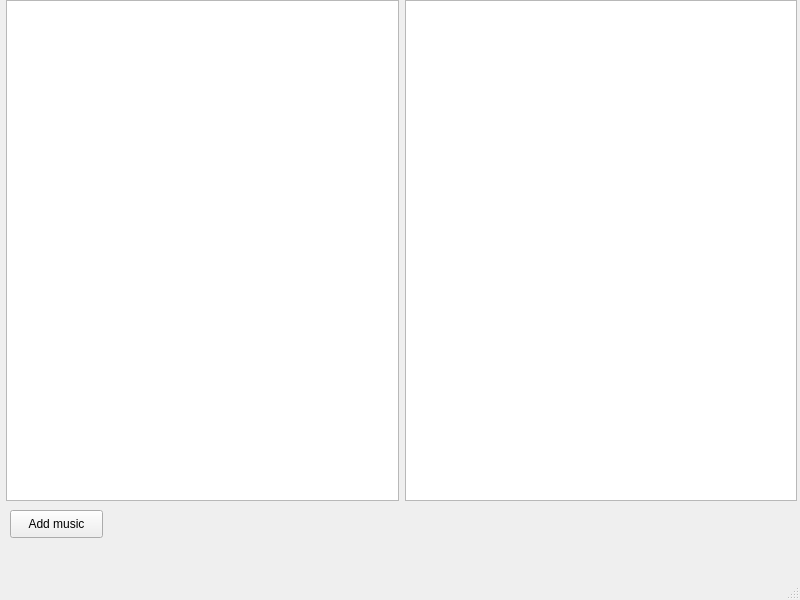
<?xml version="1.0" encoding="UTF-8"?>
<ui version="4.0">
 <class>MainPlaylist</class>
 <widget class="QMainWindow" name="MainPlaylist">
  <property name="geometry">
   <rect>
    <x>0</x>
    <y>0</y>
    <width>800</width>
    <height>600</height>
   </rect>
  </property>
  <property name="windowTitle">
   <string>MainWindow</string>
  </property>
  <widget class="QWidget" name="centralwidget">
   <widget class="QPushButton" name="pushButton">
    <property name="geometry">
     <rect>
      <x>10</x>
      <y>510</y>
      <width>93</width>
      <height>28</height>
     </rect>
    </property>
    <property name="text">
     <string>Add music</string>
    </property>
   </widget>
   <widget class="QWidget" name="horizontalLayoutWidget">
    <property name="geometry">
     <rect>
      <x>6</x>
      <y>0</y>
      <width>791</width>
      <height>501</height>
     </rect>
    </property>
    <layout class="QHBoxLayout" name="horizontalLayout">
     <item>
      <widget class="QListWidget" name="listWidget"/>
     </item>
     <item>
      <widget class="QListWidget" name="listWidget_2"/>
     </item>
    </layout>
   </widget>
  </widget>
  <widget class="QMenuBar" name="menubar">
   <property name="geometry">
    <rect>
     <x>0</x>
     <y>0</y>
     <width>800</width>
     <height>26</height>
    </rect>
   </property>
  </widget>
  <widget class="QStatusBar" name="statusbar"/>
 </widget>
 <resources/>
 <connections/>
</ui>
